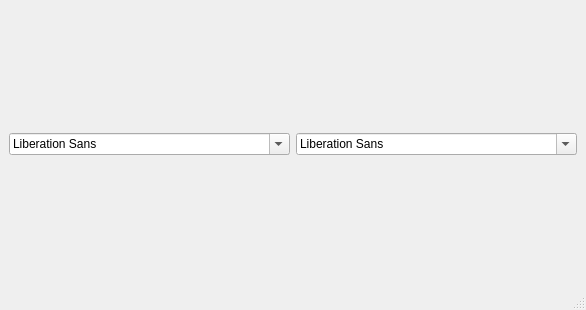
<?xml version="1.0" encoding="UTF-8"?>
<ui version="4.0">
 <class>MainWindow</class>
 <widget class="QMainWindow" name="MainWindow">
  <property name="geometry">
   <rect>
    <x>0</x>
    <y>0</y>
    <width>586</width>
    <height>310</height>
   </rect>
  </property>
  <property name="windowTitle">
   <string>MainWindow</string>
  </property>
  <widget class="QWidget" name="centralwidget">
   <layout class="QGridLayout" name="gridLayout">
    <item row="2" column="1">
     <widget class="QFontComboBox" name="fontComboBox"/>
    </item>
    <item row="2" column="2">
     <widget class="QFontComboBox" name="fontComboBox_2"/>
    </item>
   </layout>
  </widget>
  <widget class="QMenuBar" name="menubar">
   <property name="geometry">
    <rect>
     <x>0</x>
     <y>0</y>
     <width>586</width>
     <height>22</height>
    </rect>
   </property>
  </widget>
  <widget class="QStatusBar" name="statusbar"/>
 </widget>
 <resources/>
 <connections/>
</ui>
